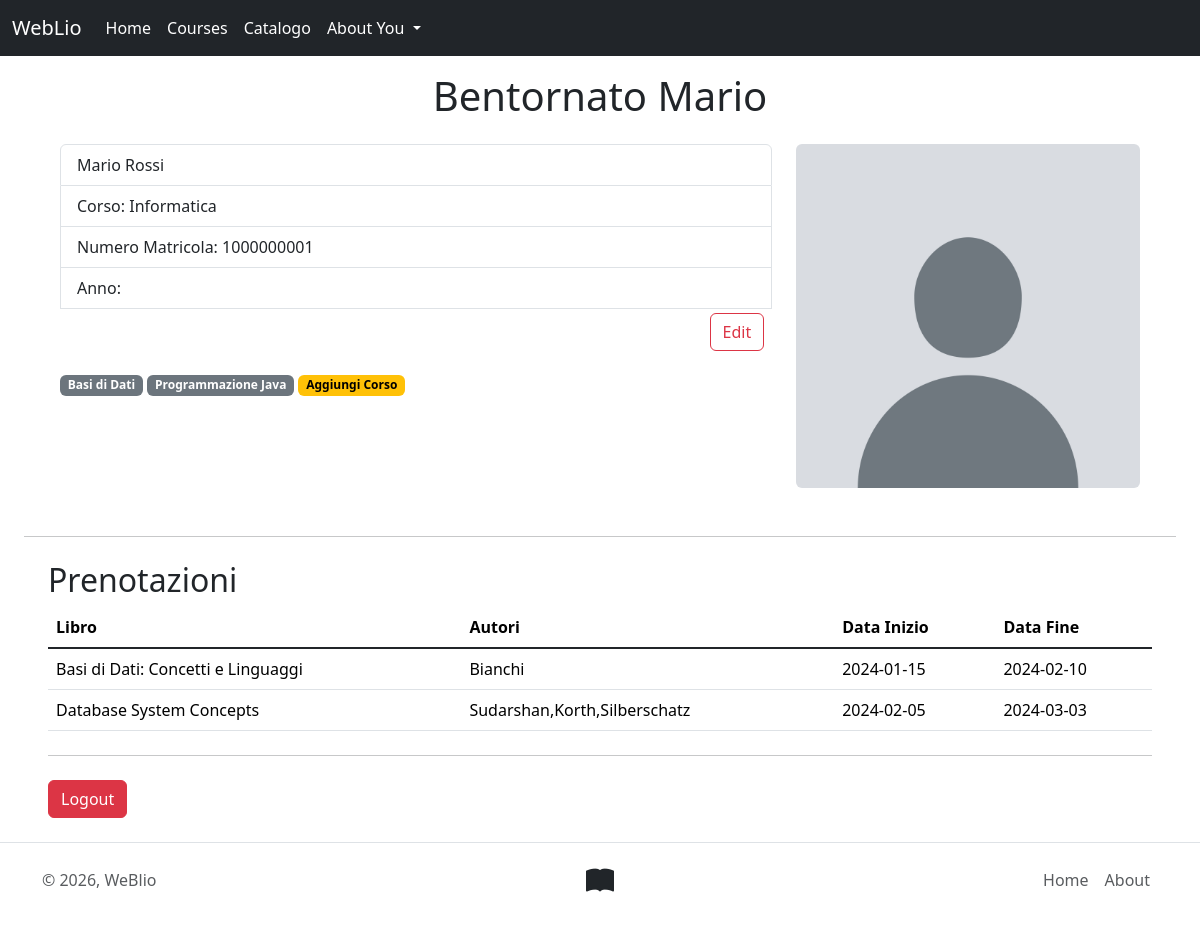
The page /php/personal.php (signed in) on the database its author committed.
### tables this page shows
CREATE TABLE IF NOT EXISTS `utente`(
  `email` VARCHAR(100) NOT NULL UNIQUE,
  `pw` VARCHAR(512) NOT NULL,
  `nome` VARCHAR(30) NOT NULL,
  `cognome` VARCHAR(20) NOT NULL,
  `corso` VARCHAR(50) NOT NULL,
  `anno` int,
  `num_matricola` INT NOT NULL UNIQUE,
  `immagine_profilo` VARCHAR(100) NOT NULL,
  INDEX `idx_nome`(`cognome` ASC),
  PRIMARY KEY(`email`)
);

CREATE TABLE IF NOT EXISTS `corsi`(
 `codice_corso` INT NOT NULL,
 `nome_corso` VARCHAR(50) NOT NULL,
 `descrizione` TEXT NOT NULL,
 `lingua` VARCHAR(30) NOT NULL DEFAULT 'Italiano',
 `docente` VARCHAR(30),
 PRIMARY KEY (`codice_corso`),
 INDEX `idx_corso`(`nome_corso` ASC)
);

CREATE TABLE IF NOT EXISTS `prenotazioni`(
`id_prenotazioni` INT AUTO_INCREMENT,
`email` VARCHAR(100) NOT NULL,
`codice_libro` INT NOT NULL,
`data_inizio` DATE NOT NULL,
`data_fine` DATE NOT NULL,
FOREIGN KEY(`email`) REFERENCES `utente`(`email`)
ON UPDATE CASCADE
ON DELETE CASCADE,
FOREIGN KEY(`codice_libro`) REFERENCES `libri`(`codice_libro`)
ON UPDATE CASCADE
ON DELETE CASCADE,
PRIMARY KEY(`id_prenotazioni`),
INDEX `idx_chronological_order`(`data_inizio` DESC),
CONSTRAINT chk_date CHECK (`data_inizio`<=`data_fine`),
CONSTRAINT chk_duration CHECK(DATEDIFF(`data_fine`, `data_inizio`)<31)
);

### php/personal.php (called while the page is built)
<?php
require_once 'db/Bootstrap.php';
if (isUserLoggedIn()) {
    $templateParams["titolo"] = "WebLio - Personal";
    $templateParams["infos"] = $dbh->getUserInfos($_SESSION["email"]);
    $templateParams["tags"] = $dbh->getCoursesTagsByEmail($_SESSION["email"]);
    $templateParams["bookings"] = $dbh->getPastBookings($_SESSION["email"]);
    $templateParams["reviews"] = $dbh->getReviewsByEmail($_SESSION["email"]);
    $templateParams["script"] = "personal.js";
    $templateParams["baseUpperPage"] = 'template/personal-page.php';
    $templateParams["courses"] = $dbh->coursesList();
} else {
    $templateParams["script"] = "login.js";
    $templateParams["titolo"] = "WebLio - Login";
    $templateParams["baseUpperPage"] = 'template/login-form.php';
}
require('template/base.php');
?>

### php/db/db.php (called while the page is built, shortened)
<?php
class DatabaseHelper
{
  private $db;
  public function __construct($servername, $username, $password, $dbname, $port)
  {
    $this->db = new mysqli($servername, $username, $password, $dbname, $port);
  }
  public function coursesList($n = -1)
  {
    $query = "SELECT codice_corso, nome_corso, descrizione, lingua, docente FROM corsi";
    $stmt = $this->db->prepare($query);
    $stmt->execute();
    $result = $stmt->get_result();
    return $result->fetch_all(MYSQLI_ASSOC);
  }
  public function getPastBookings($email)
  {
    $query = "SELECT * FROM `prenotazioni passate` where email = ? order by data_fine ASC";
    $stmt = $this->db->prepare($query);
    $stmt->bind_param('s', $email);
    $stmt->execute();
    $result = $stmt->get_result();
    return $result->fetch_all(MYSQLI_ASSOC);
  }
  public function getCoursesTagsByEmail($email)
  {
    $query = "SELECT c.codice_corso, c.nome_corso FROM corsi c LEFT JOIN utente_corso uc ON c.codice_corso = uc.codice_corso WHERE uc.email = ?";
    $stmt = $this->db->prepare($query);
    $stmt->bind_param('s', $email);
    $stmt->execute();
    $result = $stmt->get_result();
    return $result->fetch_all(MYSQLI_ASSOC);
  }
  public function getUserInfos($email)
  {
    $query = "SELECT nome, cognome, corso, anno, num_matricola,immagine_profilo FROM utente WHERE email = ?";
    $stmt = $this->db->prepare($query);
    $stmt->bind_param('s', $email);
    $stmt->execute();
    $result = $stmt->get_result();
    return $result->fetch_all(MYSQLI_ASSOC);
  }
  public function getReviewsByEmail($email)
  {
    $query = "SELECT l.nome_libro, r.descrizione, r.valutazione
    FROM recensione r LEFT JOIN libri l ON r.codice_libro = l.codice_libro
     WHERE r.email = ?";
    $stmt = $this->db->prepare($query);
    $stmt->bind_param('s', $email);
    $stmt->execute();
    $result = $stmt->get_result();
    return $result->fetch_all(MYSQLI_ASSOC);
  }
}

### php/db/Bootstrap.php (called while the page is built, shortened)
<?php
require_once ROOT_PATH . 'db\db.php';
$dbh = new DatabaseHelper("localhost", "root", "", "weblio", 3306);
?>

### php/template/personal-page.php (the view, shortened to what this page needs)
<section class="mx-4">
    <h1 class="mb-4 mx-auto text-center">Bentornato <?php echo $templateParams["infos"][0]["nome"]?></h1>
    <div class="container">
        <div class="row">
            <div class="col-12 col-md-4 order-first order-md-last text-center">
                <div class="mb-4">
                    <img src="<?php echo $templateParams["infos"][0]["immagine_profilo"] ?: './uploads/default_avatar.png'?>"
                        alt="Profile Image" class="rounded img-fluid ml-3 " style="object-fit: cover;">
                </div>
            </div>
            <div class="col-12 col-md-8 order-last order-md-first">
                <aside>
                    <ul class="list-group">
                        <li class="list-group-item">
                            <?php echo $templateParams["infos"][0]["nome"] . " " . $templateParams["infos"][0]["cognome"] ?>
                        </li>
                        <li class="list-group-item">Corso: <?php echo $templateParams["infos"][0]["corso"] ?></li>
                        <li class="list-group-item">Numero Matricola:
                            <?php echo str_pad($templateParams["infos"][0]["num_matricola"], 10, "0", STR_PAD_LEFT); ?>
                        </li>
                        <li class="list-group-item">Anno: <?php echo $templateParams["infos"][0]["anno"] ?></li>
                        <li class="lsit-group-item text-end" style="list-style: none;"><span class="badge"><button
                                    type="button" class="btn btn-outline-danger"
                                    onclick="openEditModal()">Edit</button></span></li>
                    </ul>
                    <section class="mt-3">
                        <?php foreach ($templateParams["tags"] as $pill): ?>
                            <span class="badge text-bg-secondary coursePill" id="<?php echo $pill["codice_corso"] ?>"><?php echo $pill["nome_corso"] ?></span>
                        <?php endforeach; ?>
                        <span class="badge text-bg-warning" id="add-course">Aggiungi
                            Corso</span>
                    </section>
                </aside>
            </div>
        </div>
    </div>
</section>
<hr class="hr my-4" />
<section class="mx-4">
<div>
    <h2>Prenotazioni</h2>
    <table class="table  mh-100 overflow-auto">
        <thead>
            <tr>
                <th scope="col">Libro</th>
                <th scope="col">Autori</th>
                <th scope="col">Data Inizio</th>
                <th scope="col">Data Fine</th>
            </tr>
        </thead>
        <tbody class="table-group-divider">
            <?php if (array_key_exists("bookings", $templateParams)): ?>
                <?php foreach ($templateParams["bookings"] as $booking): ?>
                    <tr>
                        <td><?php echo $booking["nome_libro"] ?></td>
                        <td><?php echo $booking["autori"] ?></td>
                        <td><?php echo $booking["data_inizio"] ?></td>
                        <td><?php echo $booking["data_fine"] ?></td>
                    </tr>
                <?php endforeach; ?>
            <?php endif; ?>
        </tbody>
    </table>
</div>
<hr class="hr my-4" />
<span><input class="btn btn-danger mx-auto"type="button" value="Logout" onclick=delete_cookie("PHPSESSID")></span>
                </section>

### css/styles.css (style rules this page uses)
.badge:not(.disp) { cursor: pointer; }
li { display: list-item; }

### rows shown on the page
utente: nome "Mario", immagine_profilo (placeholder picture), cognome "Rossi", corso "Informatica", num_matricola "1000000001"
corsi: nome_corso "Basi di Dati"
corsi: nome_corso "Programmazione Java"
prenotazioni: nome_libro "Basi di Dati: Concetti e Linguaggi", autori "Bianchi", data_inizio "2024-01-15", data_fine "2024-02-10"
prenotazioni: nome_libro "Database System Concepts", autori "Sudarshan,Korth,Silberschatz", data_inizio "2024-02-05", data_fine "2024-03-03"
